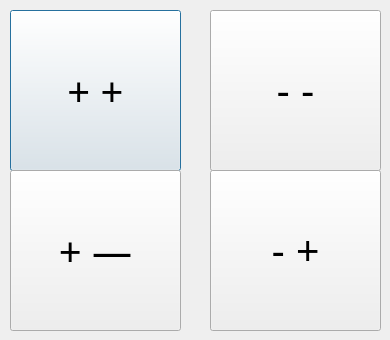
<?xml version="1.0" encoding="UTF-8"?>
<ui version="4.0">
 <class>Dialog</class>
 <widget class="QDialog" name="Dialog">
  <property name="geometry">
   <rect>
    <x>0</x>
    <y>0</y>
    <width>390</width>
    <height>340</height>
   </rect>
  </property>
  <property name="windowTitle">
   <string>Dialog</string>
  </property>
  <widget class="QPushButton" name="plusplusBtn">
   <property name="geometry">
    <rect>
     <x>10</x>
     <y>10</y>
     <width>171</width>
     <height>161</height>
    </rect>
   </property>
   <property name="font">
    <font>
     <family>AcadEref</family>
     <pointsize>30</pointsize>
    </font>
   </property>
   <property name="text">
    <string>+ +</string>
   </property>
   <property name="checkable">
    <bool>true</bool>
   </property>
   <property name="checked">
    <bool>false</bool>
   </property>
   <property name="default">
    <bool>false</bool>
   </property>
   <property name="flat">
    <bool>false</bool>
   </property>
  </widget>
  <widget class="QPushButton" name="minusminusBtn">
   <property name="geometry">
    <rect>
     <x>210</x>
     <y>10</y>
     <width>171</width>
     <height>161</height>
    </rect>
   </property>
   <property name="font">
    <font>
     <pointsize>30</pointsize>
    </font>
   </property>
   <property name="text">
    <string>- -</string>
   </property>
   <property name="checkable">
    <bool>true</bool>
   </property>
  </widget>
  <widget class="QPushButton" name="minusplusBtn">
   <property name="geometry">
    <rect>
     <x>210</x>
     <y>170</y>
     <width>171</width>
     <height>161</height>
    </rect>
   </property>
   <property name="font">
    <font>
     <pointsize>30</pointsize>
    </font>
   </property>
   <property name="text">
    <string>- +</string>
   </property>
   <property name="checkable">
    <bool>true</bool>
   </property>
  </widget>
  <widget class="QPushButton" name="plusminusBtn">
   <property name="geometry">
    <rect>
     <x>10</x>
     <y>170</y>
     <width>171</width>
     <height>161</height>
    </rect>
   </property>
   <property name="font">
    <font>
     <family>AcadEref</family>
     <pointsize>30</pointsize>
    </font>
   </property>
   <property name="text">
    <string>+ —</string>
   </property>
   <property name="checkable">
    <bool>true</bool>
   </property>
   <property name="checked">
    <bool>false</bool>
   </property>
   <property name="default">
    <bool>false</bool>
   </property>
   <property name="flat">
    <bool>false</bool>
   </property>
  </widget>
 </widget>
 <resources/>
 <connections/>
</ui>
